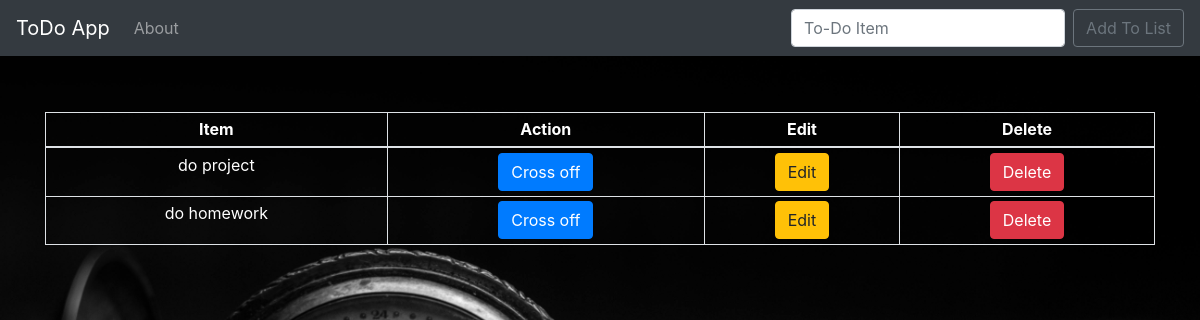
Before: / with the older database file.
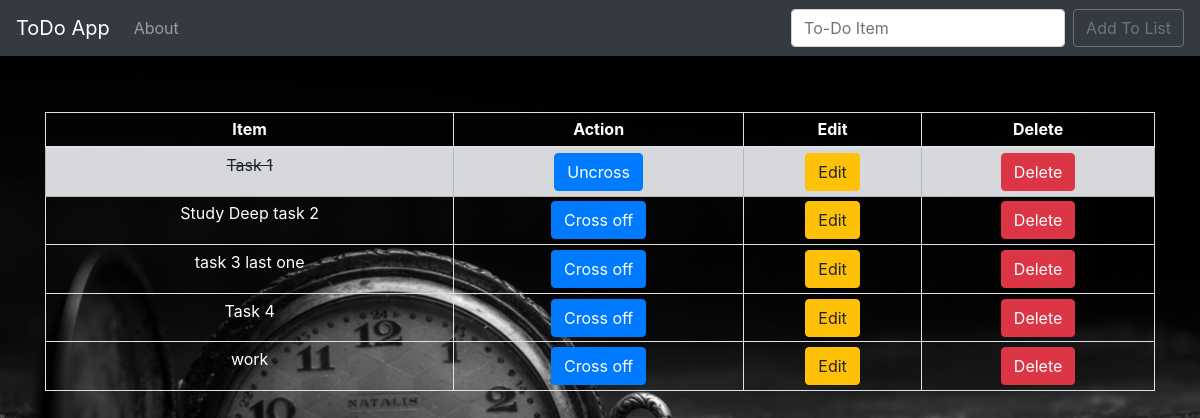
After: the same page with the newer database file.
### todo_list/models.py (models this page shows, shortened)
class List(models.Model):
    item = models.CharField(max_length=200)
    completed = models.BooleanField(default=False)

### todo_list/views.py (the view)
# urls.py: 2. Add a URL to urlpatterns:  path('', views.home, name='home')
def home(request):
    if request.method == "POST":
        form = ListForm(request.POST or None)
        if form.is_valid():
            form.save()
            messages.success(request, ('The item has been added to list successfully!'))
            all_items = List.objects.all
            return render(request, 'home.html', {'all_items': all_items})
    else:
        all_items = List.objects.all
        return render(request, 'home.html', {'all_items': all_items})

### todo_list/templates/home.html (shortened to what this page needs)
{% extends 'base.html' %}
{% block content %}
    <div class="content">
        {% if all_items %}
        <div class="table-responsive">
            <table class="table table-sm table-bordered">
                <thead>
                    <tr>
                    <th class="text-center" scope="col">Item</th>
                    <th class="text-center" scope="col">Action</th>
                    <th class="text-center" scope="col">Edit</th>
                    <th class="text-center" scope="col">Delete</th>
                    </tr>
                </thead>
                <tbody>
                {% for thing in all_items %}
                    {% if thing.completed %}
                        <tr class="table-secondary">
                            <td class="striker text-center">{{ thing.item }}</td>
                            <td class="text-center"><a class="btn btn-primary" href="{% url 'uncross' thing.id %}">Uncross</a></td>
                            <td class="text-center"><a class="btn btn-warning" href="{% url 'edit' thing.id %}">Edit</a></td>
                            <td class="text-center"><a class="btn btn-danger" href="{% url 'delete' thing.id %}">Delete</a></td>
                        </tr>
                    {% else %}
                    <tr>
                            <td class="text-center" style="color:white;">{{ thing.item }}</td>
                            <td class="text-center"><a class="btn btn-primary" href="{% url 'cross_off' thing.id %}">Cross off</a></td>
                            <td class="text-center"><a class="btn btn-warning" href="{% url 'edit' thing.id %}">Edit</a></td>
                            <td class="text-center"><a class="btn btn-danger" href="{% url 'delete' thing.id %}">Delete</a></td>
                        </tr>
                    {% endif %}
                {% endfor %}
                </tbody>
            </table>
        </div>
        {% endif %}
    </div>
{% endblock content %}

### todo_list/templates/base.html (shortened to what this page needs)
{% load static %}
<!doctype html>
<html lang="en">
  <head>
    <link rel="stylesheet" href="{% static 'css/style.css' %}" />
    <link rel="stylesheet" href="https://cdn.jsdelivr.net/npm/bootstrap@4.6.0/dist/css/bootstrap.min.css">
  </head>
  <body>
    <div class="main">
    <nav class="navbar navbar-expand-lg navbar-dark bg-dark">
        <a class="navbar-brand" href="{% url 'home' %}">ToDo App</a>
        <div class="collapse navbar-collapse" id="navbarSupportedContent">
            <ul class="navbar-nav mr-auto">
            <li class="nav-item">
                <a class="nav-link" href="{% url 'about' %}">About</a>
            </li>
            </ul>
            <form class="form-inline my-2 my-lg-0" method="POST">
              <input class="form-control mr-sm-2" type="search" placeholder="To-Do Item" aria-label="Search" name="item">
              <button class="btn btn-outline-secondary my-2 my-sm-0" type="submit">Add To List</button>
            </form>
        </div>
    </nav>
    <div class="container">
      {% block content %}
      {% endblock content %}
    </div>
  </div>
  </body>
</html>

### static/css/style.css (style rules this page uses)
.content { margin-top: 5%; }
.striker { text-decoration: line-through; }
body { background-image: url(/static/images/bg1.jpg); background-size: cover; }
th { color: white; }

Changed rows visible on the page:
removed List: item "do homework"
added List: item "Task 1"
added List: item "Study Deep task 2"
added List: item "task 3 last one"
added List: item "Task 4"
changed List: item "do project" → "work"
